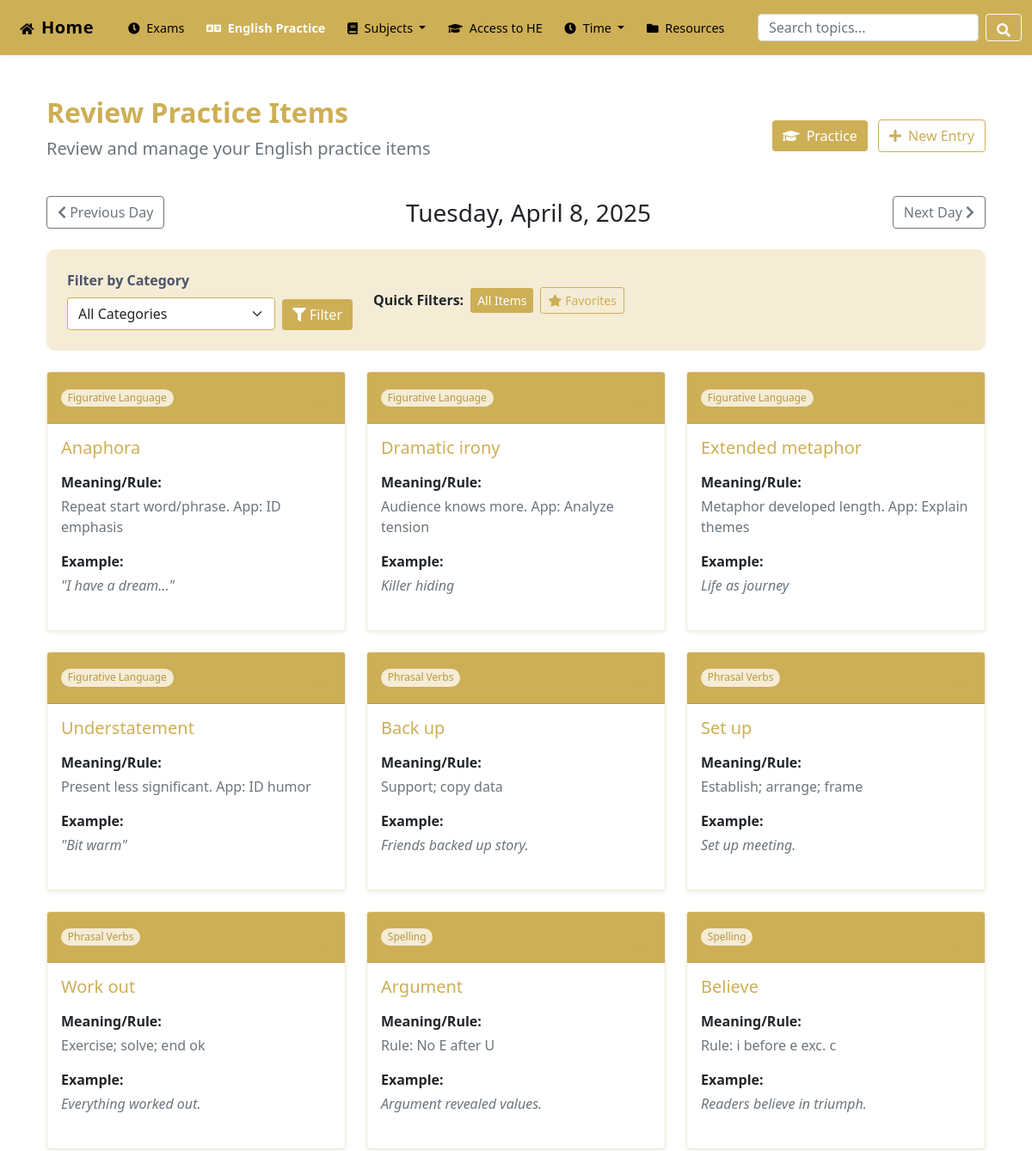
Page /pages/EnglishPractice/review.php (upper part) on the earlier database version.
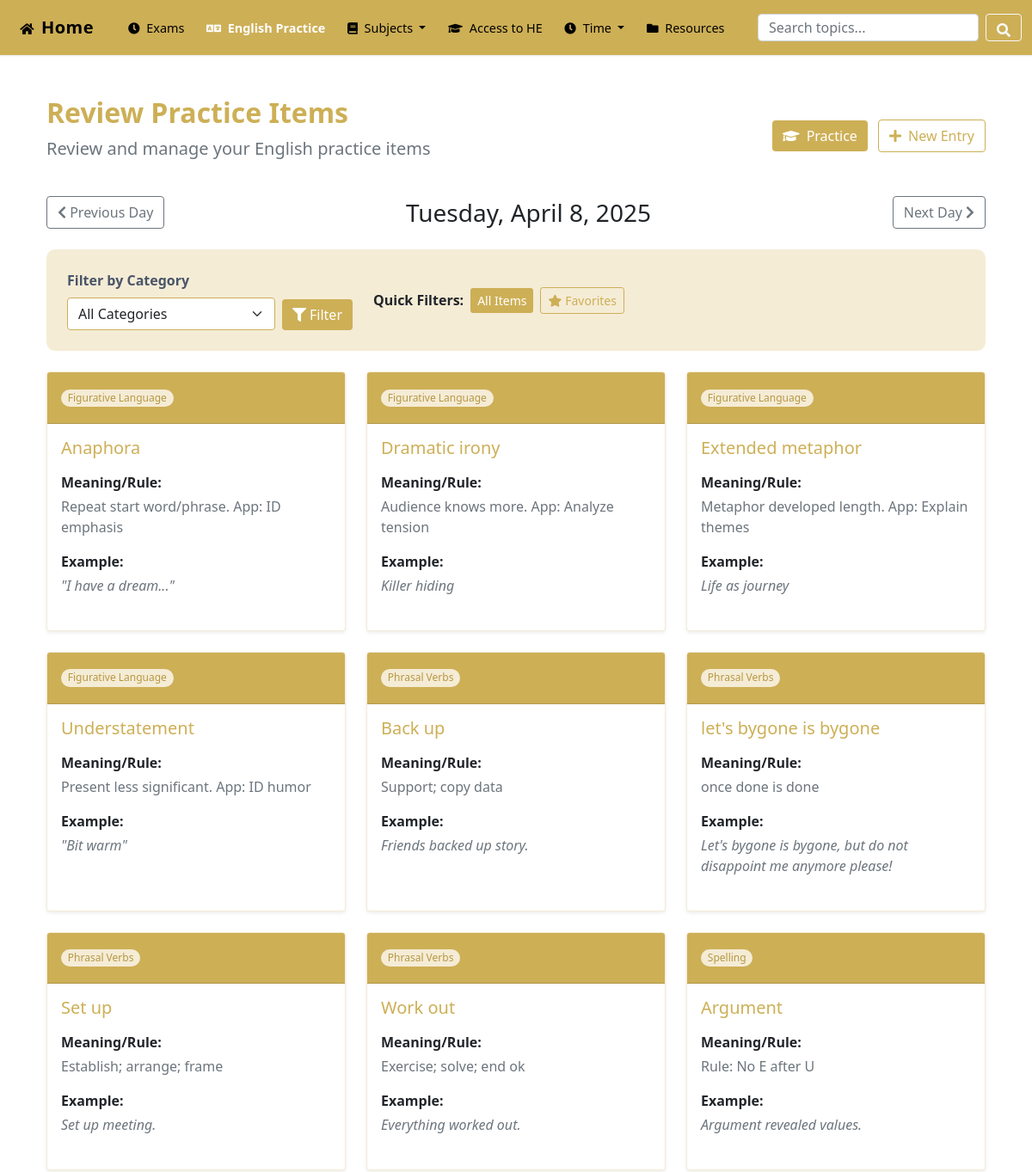
Same page on the later database version.
### tables this page shows
CREATE TABLE `practice_items` (
  `id` int(11) NOT NULL,
  `practice_day_id` int(11) NOT NULL COMMENT 'FK to practice_days table',
  `category_id` int(11) NOT NULL COMMENT 'FK to practice_categories table',
  `item_title` text NOT NULL COMMENT 'The word, spelling, term, or phrasal verb',
  `item_meaning` text NOT NULL COMMENT 'Definition or rule/explanation',
  `item_example` text NOT NULL COMMENT 'Example sentence',
  `created_at` timestamp NOT NULL DEFAULT current_timestamp()
);

CREATE TABLE `practice_categories` (
  `id` int(11) NOT NULL,
  `name` varchar(100) NOT NULL,
  `description` text DEFAULT NULL
);

### pages/EnglishPractice/_functions.php (called while the page is built, shortened)
<?php
function get_practice_items_by_day($conn, $practice_day_id) {
    $items = [];
    $practice_day_id = (int)$practice_day_id;
    $stmt = $conn->prepare("
        SELECT pi.id, pi.category_id, pi.item_title, pi.item_meaning, pi.item_example, pc.name as category_name
        FROM practice_items pi
        JOIN practice_categories pc ON pi.category_id = pc.id
        WHERE pi.practice_day_id = ?
        ORDER BY pi.category_id ASC, pi.id ASC
    ");
    if ($stmt) {
        $stmt->bind_param("i", $practice_day_id);
        if ($stmt->execute()) {
             $result = $stmt->get_result();
             while ($row = $result->fetch_assoc()) {
                $category_id = $row['category_id'];
                if (!isset($items[$category_id])) {
                    $items[$category_id] = [
                        'name' => htmlspecialchars($row['category_name']),
                        'items' => []
                    ];
                }
                 $row['item_title'] = htmlspecialchars($row['item_title']);
                 $row['item_meaning'] = htmlspecialchars($row['item_meaning']);
                 $row['item_example'] = htmlspecialchars($row['item_example']);
                 $items[$category_id]['items'][] = $row;
            }
        } else {
             error_log("Error executing get_practice_items_by_day query: " . $stmt->error);
        }
    } else {
         error_log("Error preparing get_practice_items_by_day query: " . $conn->error);
    }
    return $items;
}
function get_practice_day_id($conn, $date_str) {
    $stmt = $conn->prepare("SELECT id FROM practice_days WHERE practice_date = ?");
    $stmt->bind_param("s", $date_str);
    if (!$stmt->execute()) {
         error_log("Execute failed (get day id): " . $stmt->error);
         $stmt->close();
         return null;
    }
    $result = $stmt->get_result();
    if ($row = $result->fetch_assoc()) {
        return (int)$row['id'];
    }
    return null;
}
?>

### pages/EnglishPractice/review.php (the view, shortened to what the changed rows need)
<?php
require_once __DIR__ . '/../../includes/db_connect.php';
require_once __DIR__ . '/_functions.php';
$selected_date = isset($_GET['date']) ? $_GET['date'] : date('Y-m-d');
$stmt = $conn->prepare("SELECT id FROM practice_days WHERE practice_date = ?");
$stmt->bind_param('s', $selected_date);
$stmt->execute();
$result = $stmt->get_result();
$practice_day = $result->fetch_assoc();
$practice_day_id = $practice_day ? $practice_day['id'] : null;
$where_conditions = [];
if ($practice_day_id) {
    $where_conditions[] = "pi.practice_day_id = " . $practice_day_id;
}
$where_clause = !empty($where_conditions) ? "WHERE " . implode(" AND ", $where_conditions) : "";
$items = [];
$query = "
    SELECT pi.*, pc.name as category_name,
           CASE WHEN fpi.practice_item_id IS NOT NULL THEN 1 ELSE 0 END as is_favorite
    FROM practice_items pi
    JOIN practice_categories pc ON pi.category_id = pc.id
    LEFT JOIN favorite_practice_items fpi ON pi.id = fpi.practice_item_id
    $where_clause
    ORDER BY pc.name ASC, pi.item_title ASC
";
$result = $conn->query($query);
if ($result) {
    while ($row = $result->fetch_assoc()) {
        $items[] = $row;
    }
}
$view_mode = isset($_GET['view']) ? $_GET['view'] : 'day';
$today = new DateTimeImmutable('now', new DateTimeZone('Europe/London'));
$selected_date_str = $today->format('Y-m-d');
if ($view_mode === 'day') {
    try {
        $selected_date = new DateTimeImmutable($selected_date_str, new DateTimeZone('Europe/London'));
        $formatted_date = $selected_date->format('Y-m-d');
        $practice_day_id = get_practice_day_id($conn, $formatted_date);
    } catch (Exception $e) {
        $_SESSION['error_ep'] = "Invalid date format provided.";
        header('Location: review.php?view=day');
        exit;
    }
    $items_for_display = $practice_day_id ? get_practice_items_by_day($conn, $practice_day_id) : [];
}
else {
     $_SESSION['error_ep'] = "Invalid view mode selected.";
     header('Location: review.php');
     exit;
}
require_once __DIR__ . '/../../includes/header.php';
?>
<div class="container py-4">
    <div class="row mb-4 align-items-center">
        <div class="col-md-8">
            <h1 class="h2 mb-2 fw-bold text-accent">Review Practice Items</h1>
        </div>
    </div>
    <div class="row g-4">
        <?php if (empty($items)): ?>
            <div class="col-12">
                <div class="card shadow-sm">
                    <div class="card-body text-center py-5">
                        <i class="fas fa-inbox fa-3x text-muted mb-3"></i>
                        <h4 class="text-muted">No items found</h4>
                        <p class="text-muted mb-0">
                            <?php echo isset($_GET['favorites']) ?
                                'You haven\'t added any favorites yet.' :
                                'Start by adding some practice items.'; ?>
                        </p>
                    </div>
                </div>
            </div>
        <?php else: ?>
            <?php foreach ($items as $item): ?>
                <div class="col-md-6 col-lg-4">
                    <div class="card h-100 shadow-sm">
                        <div class="card-header bg-accent bg-opacity-10 d-flex justify-content-between align-items-center py-3">
                            <span class="category-badge badge rounded-pill">
                                <?php echo htmlspecialchars($item['category_name']); ?>
                            </span>
                            <form method="POST" class="d-inline">
                                <button type="submit" class="btn btn-link p-0 favorite-btn <?php echo $item['is_favorite'] ? 'active' : ''; ?>">
                                    <i class="fas fa-star fa-lg"></i>
                                </button>
                            </form>
                        </div>
                        <div class="card-body">
                            <h5 class="card-title text-accent mb-3">
                                <?php echo htmlspecialchars($item['item_title']); ?>
                            </h5>
                            <div class="card-text mb-3">
                                <p class="fw-bold mb-1">Meaning/Rule:</p>
                                <p class="text-muted"><?php echo nl2br(htmlspecialchars($item['item_meaning'])); ?></p>
                            </div>
                            <div class="card-text">
                                <p class="fw-bold mb-1">Example:</p>
                                <p class="fst-italic text-muted mb-0">
                                    <?php echo nl2br(htmlspecialchars($item['item_example'])); ?>
                                </p>
                            </div>
                        </div>
                    </div>
                </div>
            <?php endforeach; ?>
        <?php endif; ?>
    </div>
</div>
<?php require_once __DIR__ . '/../../includes/footer.php'; ?>

Differences in the rows shown:
no longer on this page (row unchanged): practice_items: category.name "Spelling", item_title "Believe", item_meaning "Rule: i before e exc. c", item_example "Readers believe in triumph."
added practice_items: category.name "Phrasal Verbs", item_title "let's bygone is bygone", item_meaning "once done is done", item_example "Let's bygone is bygone, but do not disappoint me anymore please!"
